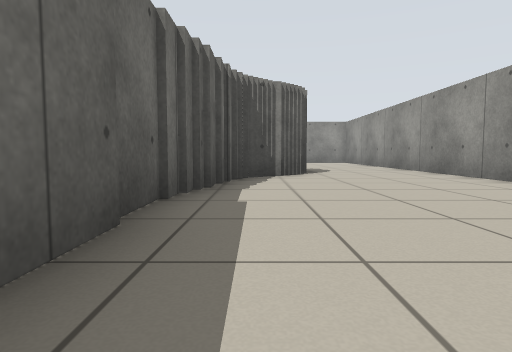
View 1 (above)

24 first-person views from a walk through a robot-simulator world made for Stage. The camera is 0.5 m above the floor, tilts 4° down and sees 75° across. Floor lines are 1 m apart. The floor is counted in squares, 1 m on a side. Each view is taken from the middle of a square. On the plan, view 1 faces up. The plan holds only what a view shows up to about 9 squares ahead; the rest is blank. Robots are left out.

View 2
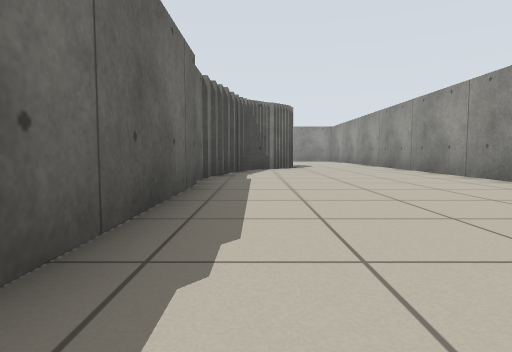

View 3
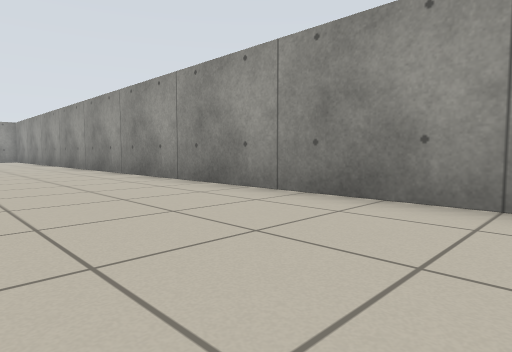

View 4
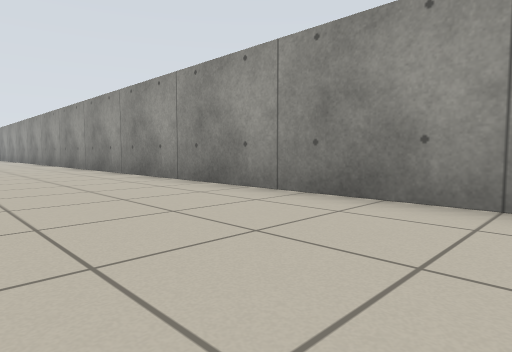

View 5
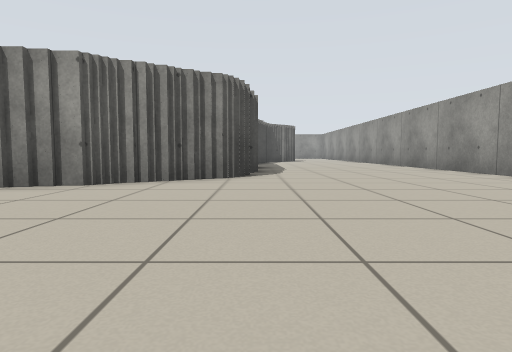

View 6
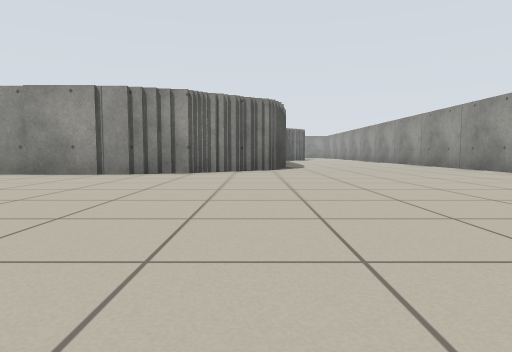

View 7
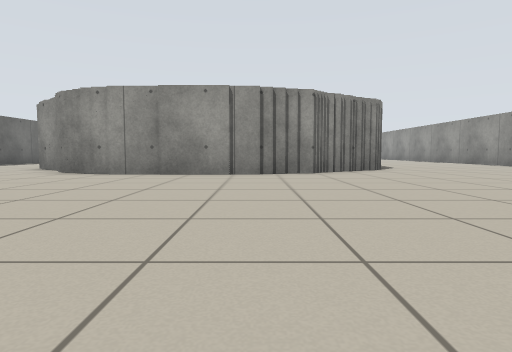

View 8
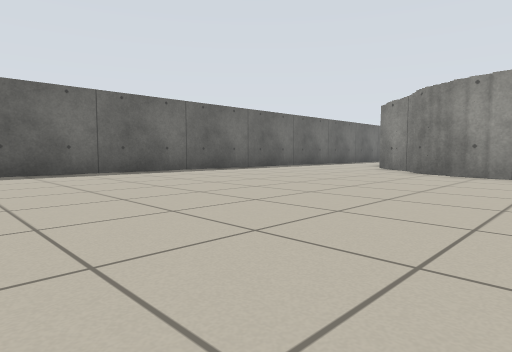

View 9
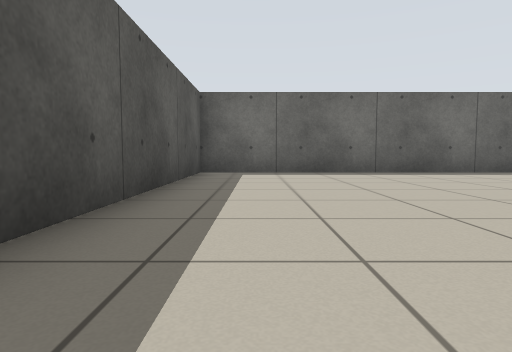

View 10
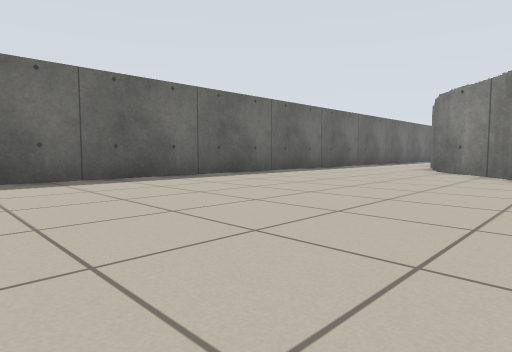

View 11
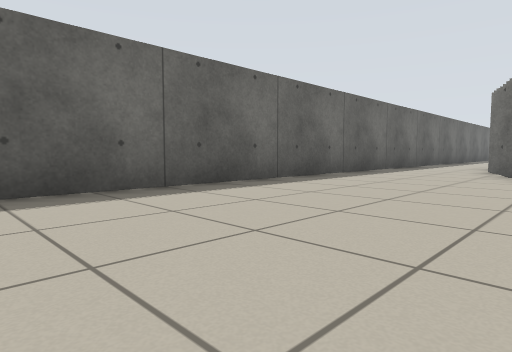

View 12
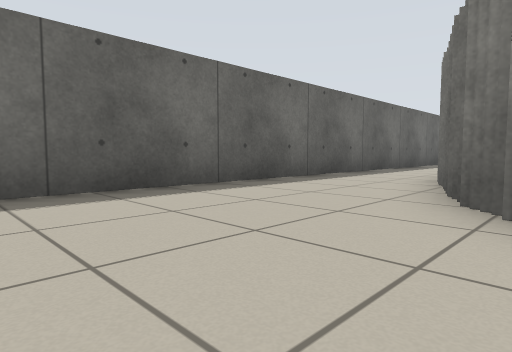

View 13
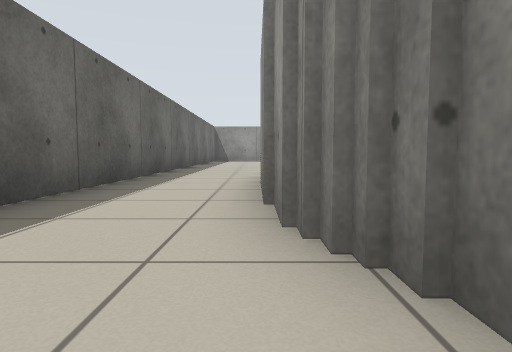

View 14
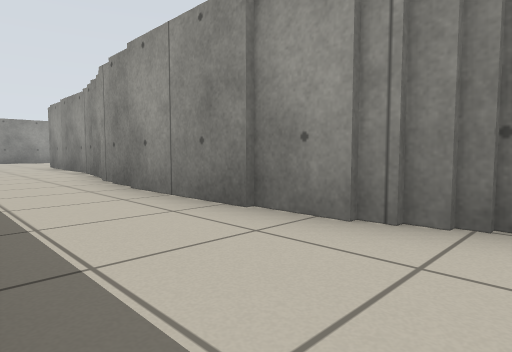

View 15
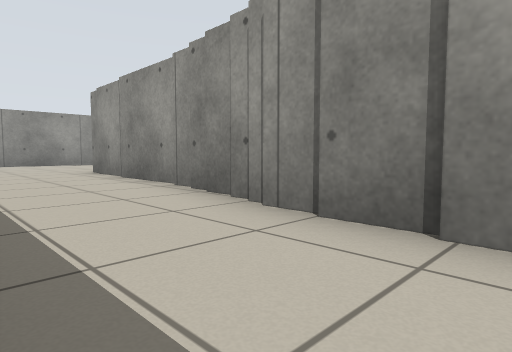

View 16
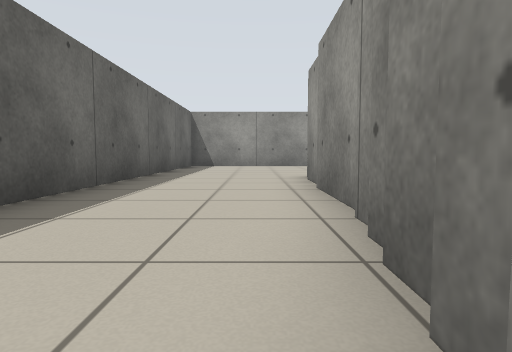

View 17
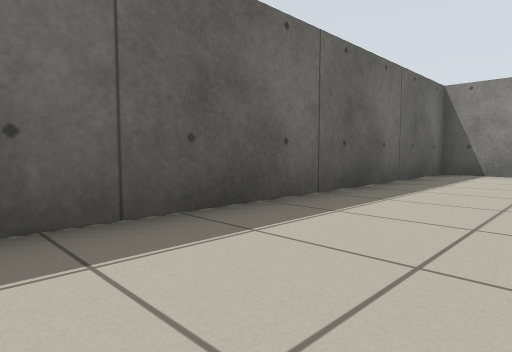

View 18
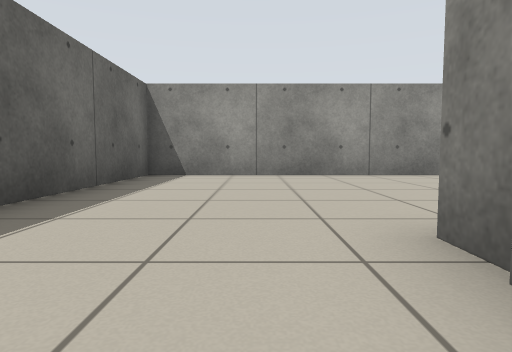

View 19
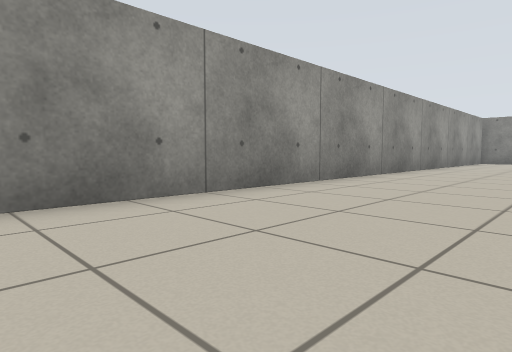

View 20
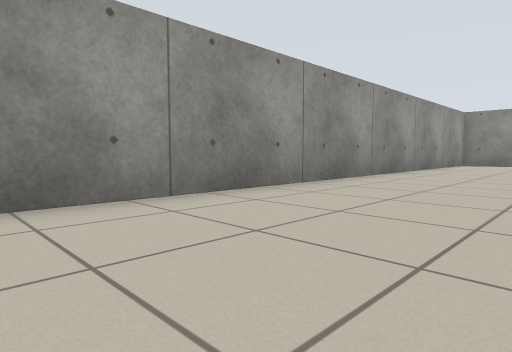

View 21
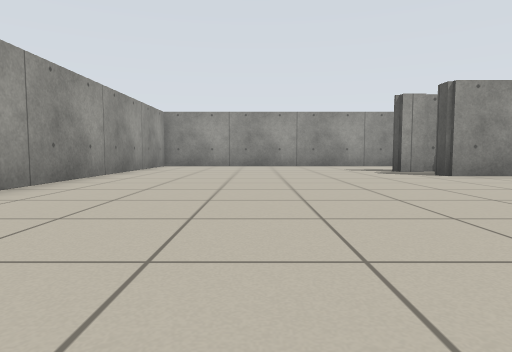

View 22
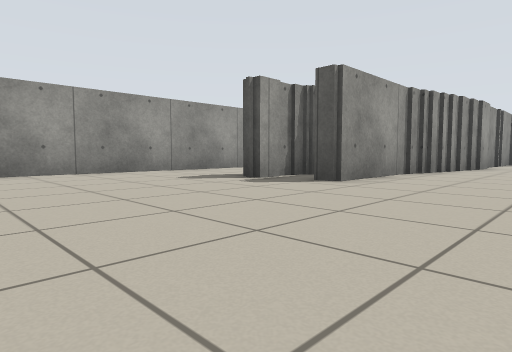

View 23
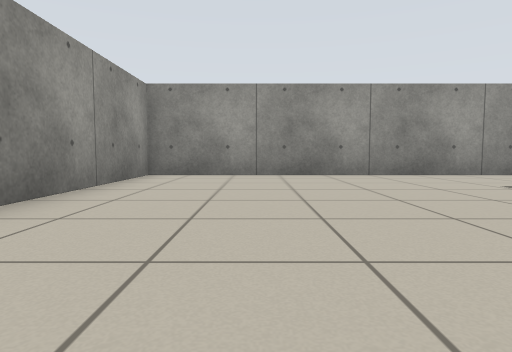

View 24
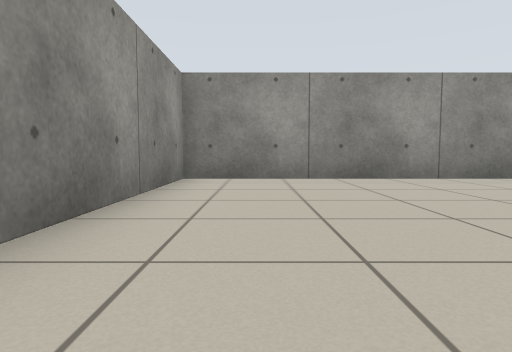

### Floor plan
Points are (right, up) in squares from view 1. A wall is a line through its corners. A room is listed if a view was taken in it or the views show most of it. See-through windows are left out.
Room 1 (views 1, 2, 3, 4, 5, 6, 7, 8, 9, 10, 11, 12, 13, 14)
walls: (-4.5, -6.4) (-8.9, -6.4); (-3.5, -6) (-4.4, -6); (-2.8, -5.5) (-3.4, -5.5); (-2.4, -5.2) (-2.9, -5.2); (-2, -4.9) (-2.5, -4.9); (-1.6, -4.7) (-2.1, -4.7); (-9, -6) (-9.6, -6); (-10.8, -4.4) (-11.2, -4.4); (4.4, -8.6) (4.4, 5.4); (-12.5, -2) (-12.5, -1); (-0.9, 4.5) (-0.9, -2.9); (-15.4, -0.5) (-15.4, -15.4) (-8.8, -15.4); (-0.6, 5.9) (-0.6, 4.4); (-0.4, 6.4) (-0.4, 5.8); (0.8, 7.2) (0.2, 7.2)
ways out: opening at (-14.5, -1) to room 2; opening at (3, 5.3) to room 2
Room 2 (views 15, 16, 17, 18, 19, 20, 21, 22, 23, 24)
walls: (-0.9, 5.4) (-0.9, 8.9) (-0.4, 8.9); (-1.2, 4.2) (-1.2, 5.5); (-1.4, 3.5) (-1.4, 4.4); (-12.1, 6.6) (-12.1, 8.8); (-11.9, 8.9) (-11.9, 11); (-12.3, 5.5) (-12.3, 6.6); (0.6, 7.8) (0.6, 9.2) (1.2, 9.2); (-12.5, 4.2) (-12.5, 5.5); (4.4, 5.4) (4.4, 16.4) (-15.4, 16.4) (-15.4, -0.5); (-12.8, -1.1) (-12.8, 4.2)
ways out: opening at (-14.5, -1) to room 1; opening at (3, 5.3) to room 1

Positions as (right, up) in squares from view 1, and headings:
1: (0, 0), facing up
2: (0, -3), facing up
3: (1, -4), facing up-right
4: (1, -9), facing up-right
5: (-1, -11), facing up
6: (-2, -14), facing up
7: (-5, -14), facing up
8: (-7, -14), facing up-left
9: (-7, -14), facing left
10: (-9, -13), facing up-left
11: (-11, -11), facing up-left
12: (-11, -7), facing up-left
13: (-13, -3), facing up
14: (-15, -2), facing up-right
15: (-15, 2), facing up-right
16: (-13, 4), facing up
17: (-13, 8), facing up-left
18: (-13, 9), facing up
19: (-13, 13), facing up-right
20: (-10, 13), facing up-right
21: (-8, 13), facing right
22: (-4, 14), facing down-right
23: (-3, 14), facing right
24: (-2, 15), facing right
